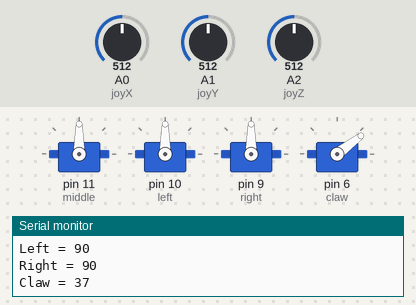
Recording of a sketch running on a simulated Arduino Uno, built with avr-gcc and run on an emulated ATmega328P. Shown: 4 × servo, the last lines printed to the serial monitor. The test bench sets the inputs (shaded band); at power-on: A0 (joyX) = 512, A1 (joyY) = 512, A2 (joyZ) = 512.

Above: at 1.2 s.
1.3 s: A0 (joyX) set to 716
At 2.3 s:
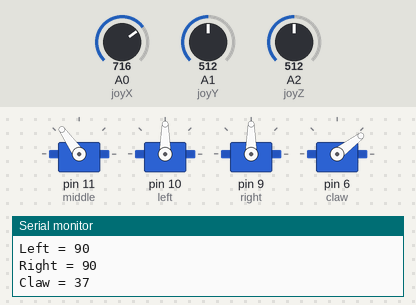
3.5 s: A1 (joyY) set to 716
At 5.2 s:
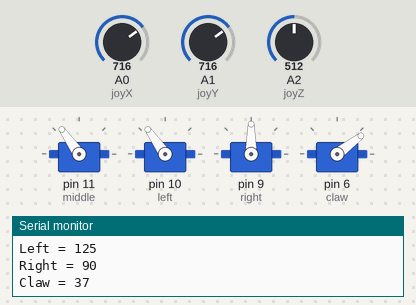
5.5 s: A2 (joyZ) set to 716
At 6.9 s:
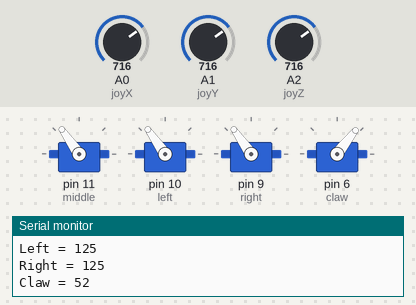
7.5 s: A0 (joyX) set to 900
At 8.5 s:
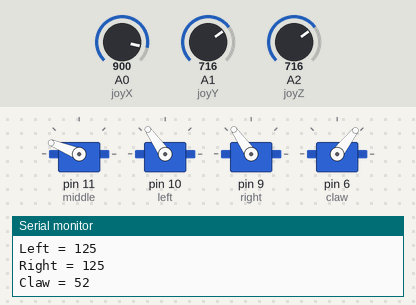
9.5 s: A1 (joyY) set to 900
At 11.2 s:
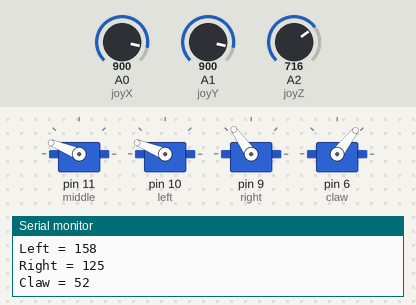
11.5 s: A2 (joyZ) set to 900
At 13.0 s:
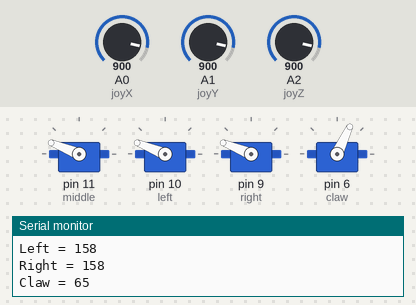
Timing chart, 0 to 14.5 s (numbered marks = the images above; inputs shaded):
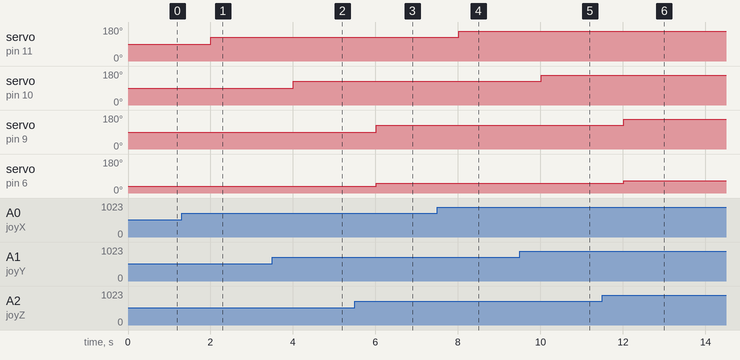

The sketch:

meArm-joystick.ino
```cpp
/* Joystick code inspired by Arduino - Multiple Servo Control With Joystick by MertArduino: http://www.instructables.com/id/Arduino-Multiple-Servo-Control-With-Joystick/ */

#include <Servo.h>

// define servos
Servo middle, left, right, claw ;

// define joystick pins (analog)
int joyX = 0;
int joyY = 1;
int joyZ = 2;
int joyW = 3;

// variable to read the values from the analog pins
int joyVal;

void setup()
{
  Serial.begin(9600);
  middle.attach(11);  // attaches the servo on pin 11 to the middle object
  left.attach(10);  // attaches the servo on pin 10 to the left object
  right.attach(9);  // attaches the servo on pin 9 to the right object
  claw.attach(6);  // attaches the servo on pin 6 to the claw object
}

void loop()
{
    Serial.println("#########");
  // read the value of the joystick (0-1023)
  joyVal = analogRead(joyX);
  joyVal = map (joyVal, 0, 1023, 0, 180); // maps servo value between 0-180
  Serial.print("Middle = ");
  Serial.println(joyVal);
  middle.write(joyVal);

  joyVal = analogRead(joyY);
  joyVal = map (joyVal, 0, 1023, 0, 180); // maps servo value between 0-180
  Serial.print("Left = ");
  Serial.println(joyVal);
  left.write(joyVal); // does the same

  joyVal = analogRead(joyZ);
  joyVal = map (joyVal, 0, 1023, 0, 180); // maps servo value between 0-180
  Serial.print("Right = ");
  Serial.println(joyVal);
  right.write(joyVal); // does the same

  joyVal = analogRead(joyZ);
  joyVal = map (joyVal, 0, 1023, 0, 75); // maps servo value between 0-75
  Serial.print("Claw = ");
  Serial.println(joyVal);
  claw.write(joyVal); // does the same

 // right.write(90); // and again
//   claw.write(75); // yes you've guessed it

  delay(1000); // doesn't constantly update the servos which can fry them
}
```

Measured:
- after the input at 1.3 s, servo on pin 11 (middle): 90° → 125° after 0.70 s
- after the input at 3.5 s, servo on pin 10 (left): 90° → 125° after 0.51 s
- after the input at 5.5 s, servo on pin 9 (right): 90° → 125° after 0.51 s; servo on pin 6 (claw): 37° → 52° after 0.51 s
- after the input at 7.5 s, servo on pin 11 (middle): 125° → 158° after 0.52 s
- after the input at 9.5 s, servo on pin 10 (left): 125° → 158° after 0.52 s
- after the input at 11.5 s, servo on pin 9 (right): 125° → 158° after 0.52 s; servo on pin 6 (claw): 52° → 65° after 0.52 s
